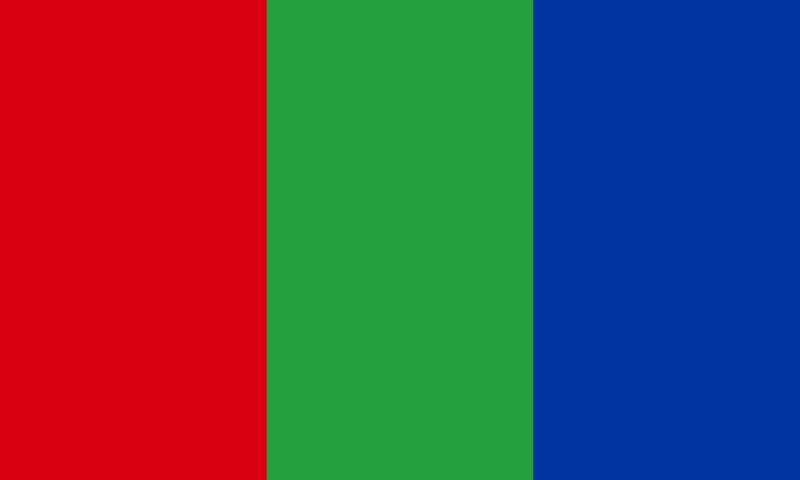
#> input picture sample.jpg, 800 x 480 px
$ python DM_225017_T2.py
#> lines starting #> are read from the running program, lines starting #| are printed output that depends on the picture; after the words box and inside, x2 and y2 are one past the last pixel; in counts of white or black regions, pixels touching at a corner belong together
# SFIT RAW PROJECT TASK 2
# Divyanshu Modi <divyan.m05@student.sfit.ac.in>

import cv2
import numpy as np

# Read image in OpenCV
input_img = cv2.imread("sample.jpg")
#> input_img is the input picture: shape (480, 800, 3); mean B, G, R 80.7, 70, 84
img = cv2.resize(input_img, (720, 720))
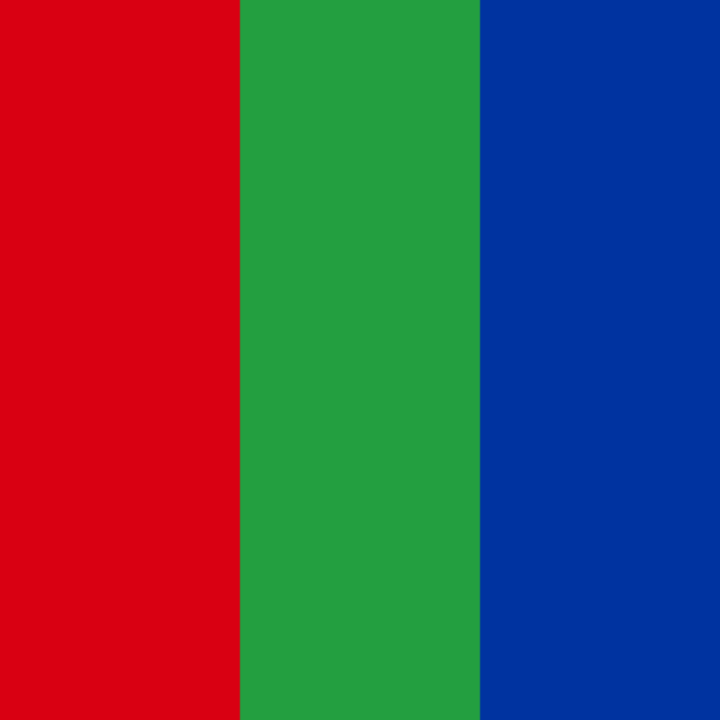
#> img: shape (720, 720, 3); mean B, G, R 80.7, 70, 84

# Make a copy to draw contour outline
input_image_cpy = img.copy()

# Display input image
cv2.imshow('image', img)

# Convert RGB/BGR to HSV color space
hsv = cv2.cvtColor(img, cv2.COLOR_BGR2HSV)
#> hsv: shape (720, 720, 3); mean H, S, V 118.1, 236.2, 178.5

# define range of green color in HSV
lower = np.array([40, 20, 50])
upper = np.array([90, 255, 255])

# create a mask for green color
mask = cv2.inRange(hsv, lower, upper)
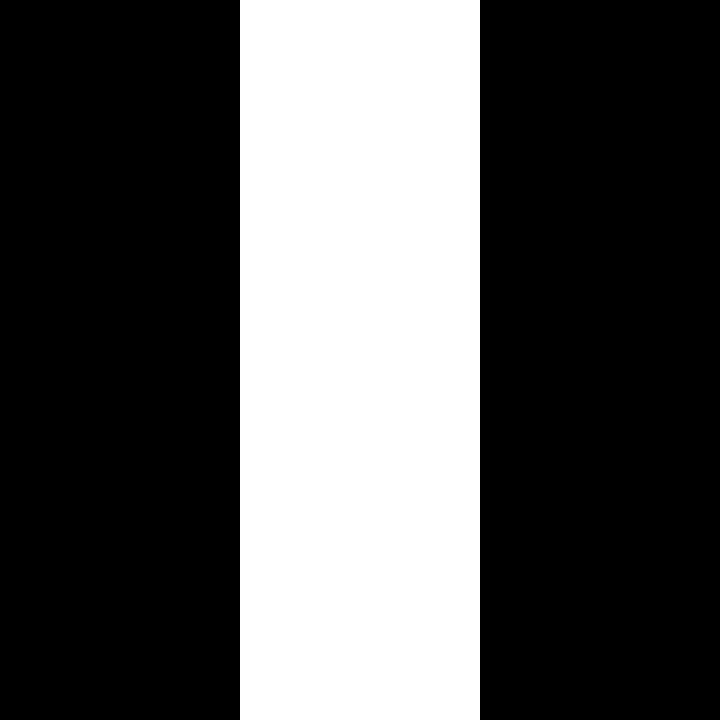
#> mask: shape (720, 720); 33.3% white; 1 white region, box (x1, y1, x2, y2) and area: (240, 0, 480, 720) 172800

# Display filtered image
cv2.imshow('mask', mask)

contours, _ = cv2.findContours(mask, cv2.RETR_TREE, cv2.CHAIN_APPROX_SIMPLE)
#> contours = [[[240, 0], [240, 719], [479, 719], [479, 0]]]

# loop through the Green contours and draw a rectangle around them
for cnt in contours:
    contour_area = cv2.contourArea(cnt)
    if contour_area > 1000:
        x, y, w, h = cv2.boundingRect(cnt)
        cv2.rectangle(img, (x, y), (x + w, y + h), (0, 255, 0), 2)
        cv2.putText(img, 'Green', (x, y-10), cv2.FONT_HERSHEY_SIMPLEX, 0.9, (0, 255, 0), 2)
#> this loop made 1 pass
#> (cnt, contour_area, x, y, w, h) on pass 1: ([[240, 0], [240, 719], [479, 719], [479, 0]], 171841, 240, 0, 240, 720)
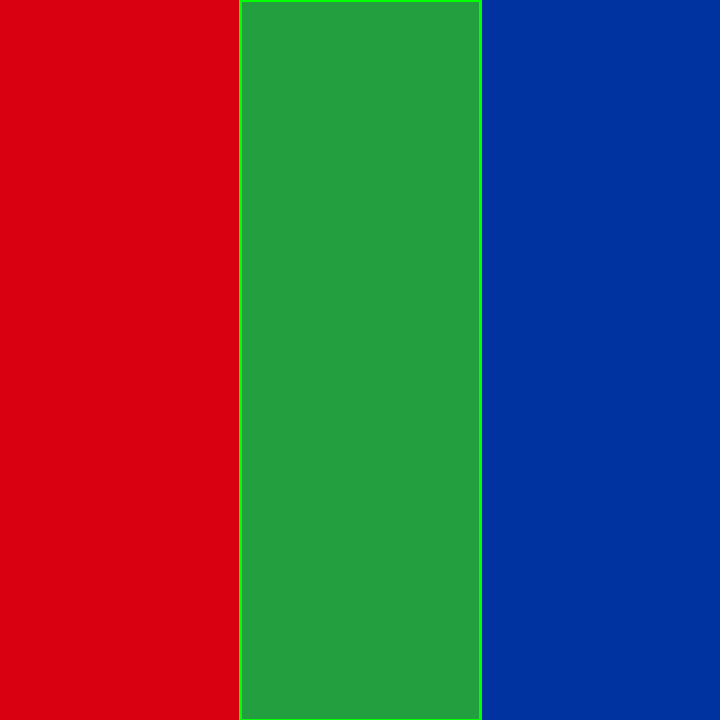
#> img: shape (720, 720, 3); 0.97% of pixels changed, all inside (x1, y1, x2, y2) = (239, 0, 482, 720)

# Display final output for color detection
cv2.imshow('image', img)
cv2.waitKey(0)
cv2.destroyAllWindows()
